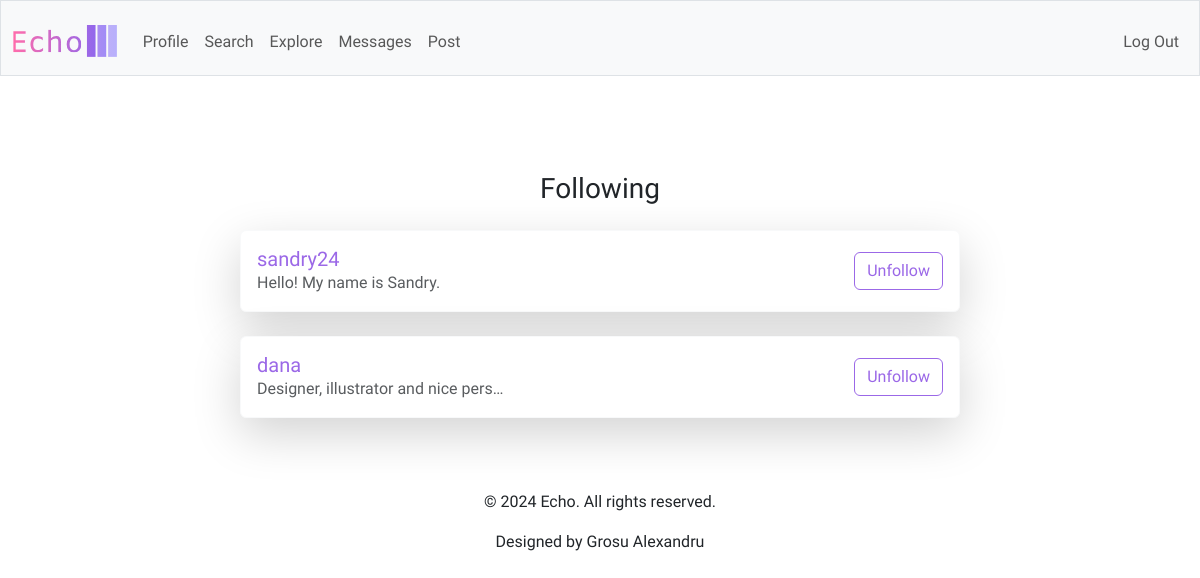
The app's page /following (signed in) with its own data.
### tables this page shows
CREATE TABLE users (
    id INTEGER PRIMARY KEY AUTOINCREMENT,
    username TEXT UNIQUE NOT NULL,
    password_hash TEXT NOT NULL,
    bio TEXT,
    created_at TIMESTAMP DEFAULT CURRENT_TIMESTAMP
);

### app.py (the view)
@app.route("/following")
@login_required
def following():
    user_id = session['user_id']
    following_list = db.execute("""
        SELECT u.id, u.username, u.bio
        FROM follows f
        JOIN users u ON f.followed_id = u.id
        WHERE f.follower_id = ?
    """, user_id)
    return render_template("following.html", users=following_list, is_followed=is_followed)

### app.py (called while the page is built)
@app.after_request
def after_request(response):
    response.headers["Cache-Control"] = "no-cache, no-store, must-revalidate"
    response.headers["Expires"] = 0
    response.headers["Pragma"] = "no-cache"
    return response

def is_followed(follower_id, followed_id):
    return db.execute("SELECT * FROM follows WHERE follower_id = ? AND followed_id = ?", follower_id, followed_id)

### helpers.py (called while the page is built)
def login_required(f):
    @wraps(f)
    def decorated_function(*args, **kwargs):
        if session.get("user_id") is None:
            return redirect("/login")
        return f(*args, **kwargs)
    return decorated_function

### templates/following.html (shortened to what this page needs)
{% extends "layout.html" %}
{% block main %}
    <div class="container mt-5">
        <h3 class="mb-4 text-center">Following</h3>
        <div class="row justify-content-center">
            <div class="col-md-8">
                {% for user in users %}
                    <div class="card mb-4 shadow-lg border-light">
                        <div class="card-body d-flex justify-content-between align-items-center">
                            <div class="text-start flex-grow-1 me-3">
                                <h5 class="card-title mb-0 text-truncate" style="max-width: 200px;">
                                    <a href="{{ url_for('profile', username=user['username']) }}" class="purple text-decoration-none">
                                        {{ user['username'] }}
                                    </a>
                                </h5>
                                <p class="card-text text-muted text-truncate" style="max-width: 250px;">
                                    {{ user['bio'] or 'No bio available' }}
                                </p>
                            </div>
                            {% if user['id'] != session['user_id'] %}
                                {% if is_followed(session['user_id'], user['id']) %}
                                    <form action="{{ url_for('unfollow_user', user_id=user['id']) }}" method="post">
                                        <button type="submit" class="btn btn-outline-primary">Unfollow</button>
                                    </form>
                                {% else %}
                                    <form action="{{ url_for('follow_user', user_id=user['id']) }}" method="post">
                                        <button type="submit" class="btn btn-primary">Follow</button>
                                    </form>
                                {% endif %}
                            {% endif %}
                        </div>
                    </div>
                {% else %}
                    <div class="text-center">
                        <p class="text-muted">You are not following anyone yet. Explore users to follow them!</p>
                    </div>
                {% endfor %}
            </div>
        </div>
    </div>
{% endblock %}

### static/styles.css (style rules this page uses)
body { font-family: "Amiko", sans-serif; }
.purple { color: #9b68e7; }
.btn-outline-primary, .btn-outline-primary:active:focus { background-color: #fff; color: #9b68e7; border-color: #9b68e7; }

### records on screen
users: username "sandry24", bio "Hello! My name is Sandry."
users: username "dana", bio "Designer, illustrator and nice pers…"
